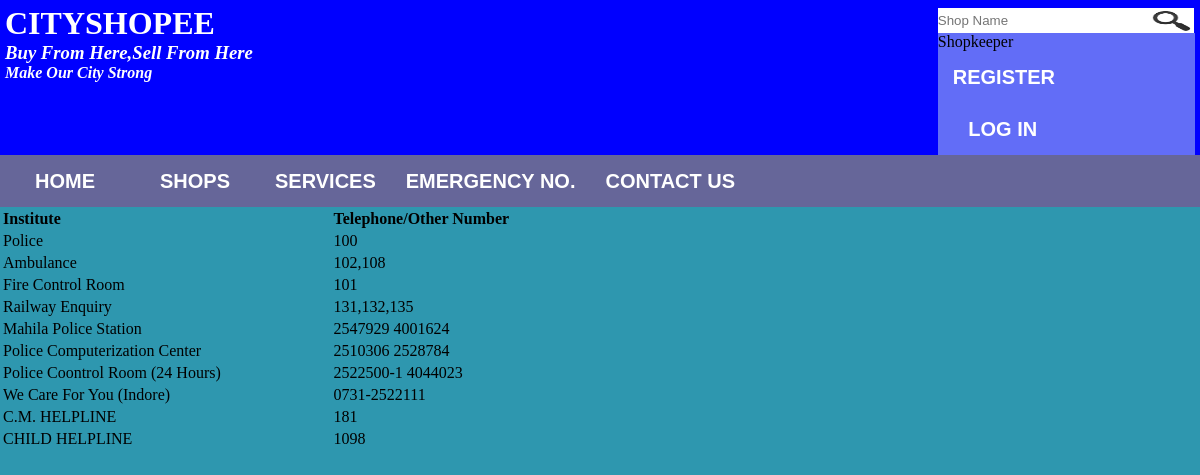
The page /index.php/user/emergency on the database its author committed.
### tables this page shows
CREATE TABLE `emergencynumber` (
  `institute` varchar(64) NOT NULL,
  `number` varchar(32) NOT NULL,
  `type` varchar(32) NOT NULL
);

### application/controllers/user.php (called while the page is built, shortened)
<?php
class User extends CI_Controller {
        public function __construct()
        {
                $this->load->model('umodel');
                 $this->load->helper('url');
        }
       public function emergency()
    {
       $this->load->view('cust/emergency');
    }
}

### index.php (called while the page is built, shortened)
<?php
require_once BASEPATH.'core/CodeIgniter.php';

### application/views/cust/emergency.php (the view, shortened to what this page needs)
<body style=" background-color:#2e97af " >
	<?php include("header.php"); ?>
<?php include("nevigation.php");?>
	<?php
$con=mysqli_connect('localhost','root');
if(!$con)
{die('could not conect'.mysql_error());
}
else
{mysqli_select_db($con,'CityShopee');
$q="select * from  emergencyNumber where type='IMP' ";
$result=mysqli_query($con,$q);
 if($result)
{
	$num=mysqli_num_rows($result);
	echo "<table width='50%'><tr><td><b>Institute</b> </td><td><b>Telephone/Other Number</b> </td> </tr>";
for($i=1;$i<=$num;$i++)
	{  $row=mysqli_fetch_array($result);
		echo "<tr><td>".$row['institute']."</td><td>".$row['number']."</td></tr>"  ;
	}
echo "</table>";
	}
else
{echo "no result found";}
}
?>
</body>

### application/views/cust/header.php (style rules this page uses)
body { background-color:white;padding: 0px;margin: 0px;text-transform:capitalize; }

### rows shown on the page
emergencynumber: institute "Police", number "100"
emergencynumber: institute "Ambulance", number "102,108"
emergencynumber: institute "Fire Control Room", number "101"
emergencynumber: institute "Railway Enquiry", number "131,132,135"
emergencynumber: institute "Mahila Police Station", number "2547929 4001624"
emergencynumber: institute "Police Computerization Center", number "2510306 2528784"
emergencynumber: institute "Police Coontrol Room (24 Hours)", number "2522500-1 4044023"
emergencynumber: institute "We Care For You (Indore)", number "0731-2522111"
emergencynumber: institute "C.M. HELPLINE", number "181"
emergencynumber: institute "CHILD HELPLINE", number "1098"
